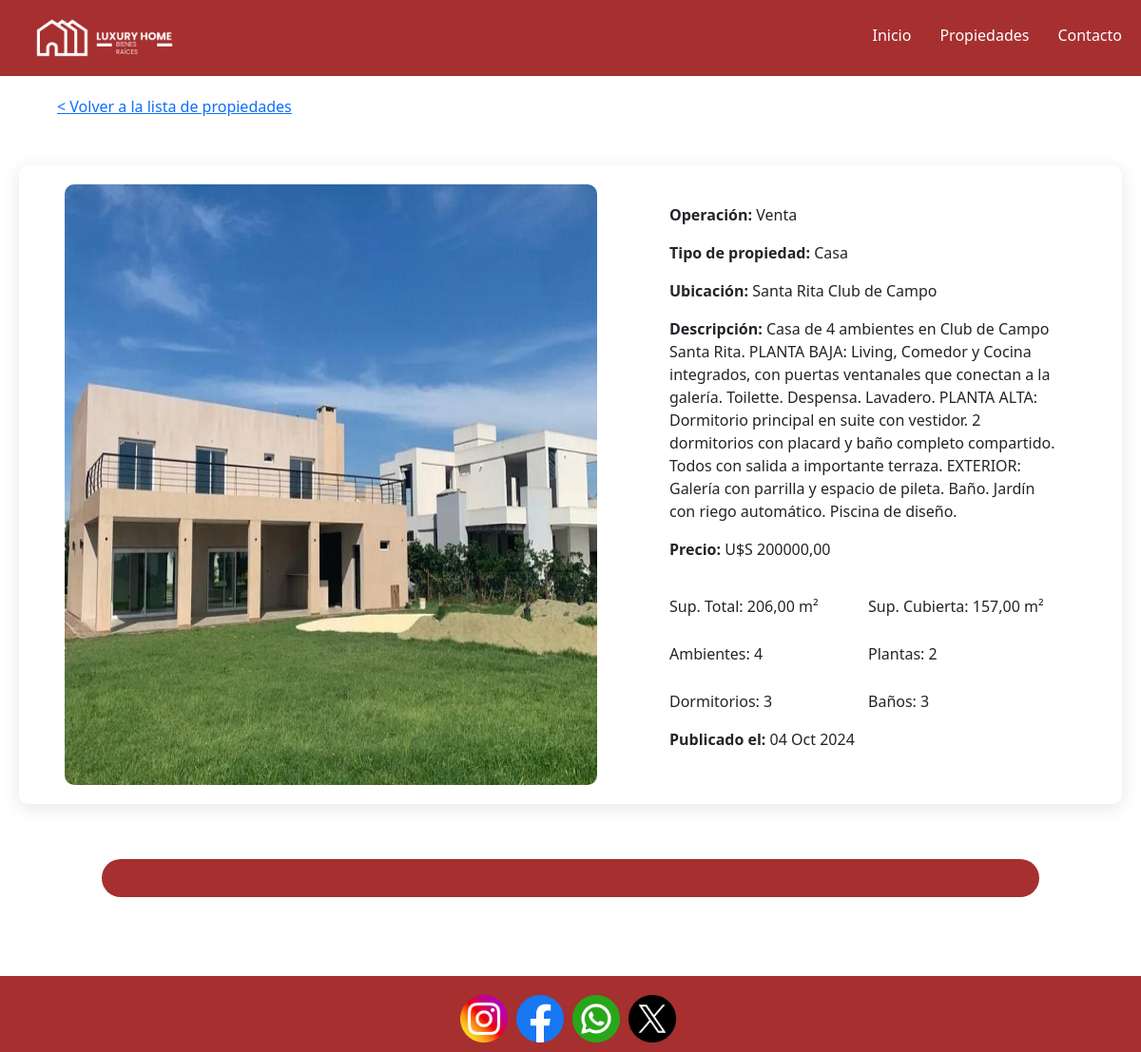
/detallesprop/1/, run on the app's committed database.
### App/models.py (models this page shows, shortened)
class Propiedad(models.Model):
    codigo = models.AutoField(primary_key=True)
    nombre = models.CharField(max_length=100, default='Casa')
    operacion = models.CharField(max_length=100)
    tipo = models.CharField(max_length=30)
    ubicacion = models.CharField(max_length=100)
    descripcion = models.TextField(null=True, blank=True)  # Ahora permite valores nulos o vacíos
    precio = models.DecimalField(max_digits=10, decimal_places=2)
    imagen = models.ImageField(upload_to="propiedades/", null=True, blank=True)
    superficie_total = models.DecimalField(max_digits=10, decimal_places=2)
    superficie_cubierta = models.DecimalField(max_digits=10, decimal_places=2)
    ambientes = models.IntegerField()
    plantas = models.IntegerField()
    dormitorios = models.IntegerField()
    baños = models.IntegerField()
    fecha_publicacion = models.DateTimeField(auto_now_add=True)
    mapa = models.URLField(max_length=500, null=True, blank=True)

### App/views.py (the view)
# urls.py: path('detallesprop/<int:codigo>/',detalles_propiedad,name='detallesprop'),
def detalles_propiedad(request, codigo):
    propiedad = get_object_or_404(Propiedad, codigo=codigo)
    return render(request, 'pages/detallesprop.html', {'propiedad': propiedad})

### App/templates/pages/detallesprop.html (shortened to what this page needs)
<!DOCTYPE html>
<html lang="es">
{% load static %}
<head>
    <link rel="stylesheet" href="{% static 'css/style.css' %}">
    <link href="https://cdn.jsdelivr.net/npm/bootstrap@5.3.3/dist/css/bootstrap.min.css" rel="stylesheet">
</head>
<body>
    <header class="encabezado">
        <a href="{% url 'inicio' %}"><img src="{% static 'img/index/logo.png' %}" alt="Logo" class="logotipo"></a>
        <nav class="menu_selectivo">
            <a href="{% url 'inicio' %}">Inicio</a>
            <a href="{% url 'propiedades' %}">Propiedades</a>
            <a href="#">Contacto</a>
        </nav>
    </header>
    <div  class="volver-atras">
        <a href="{% url 'inicio' %}">
            <span class="flecha"><</span> Volver a la lista de propiedades
        </a>
    </div>
    <main class="contenedor_general">
        <div class="detalle-propiedad">
            <img src="{{ propiedad.imagen.url }}" alt="Imagen de {{ propiedad.nombre }}" class="img-detalle">
            <div class="info-propiedad">
                <p><strong>Operación:</strong> {{ propiedad.operacion }}</p>
                <p><strong>Tipo de propiedad:</strong> {{ propiedad.tipo }}</p>
                <p><strong>Ubicación:</strong> {{ propiedad.ubicacion }}</p>
                <p><strong>Descripción:</strong> {{ propiedad.descripcion }}</p>
                <p><strong>Precio:</strong> U$S {{ propiedad.precio }}</p>
                <div class="detalle-icons">
                    <p>Sup. Total: {{ propiedad.superficie_total }} m²</p>
                    <p> Sup. Cubierta: {{ propiedad.superficie_cubierta }} m²</p>
                    <p>Ambientes: {{ propiedad.ambientes }}</p>
                    <p>Plantas: {{ propiedad.plantas }}</p>
                    <p> Dormitorios: {{ propiedad.dormitorios }}</p>
                    <p>Baños: {{ propiedad.baños }}</p>
                </div>
                <p><strong>Publicado el:</strong> {{ propiedad.fecha_publicacion|date:"d M Y" }}</p>
            </div>
        </div>
        <div class="ubicacion-container">
        </div>
    </main>
    <footer>
        <div class="footer">
            <img src="{% static 'img/index/ig.png' %}" alt="Instagram">
            <img src="{% static 'img/index/facebook.png' %}" alt="Facebook">
            <img src="{% static 'img/index/whatsapp.png' %}" alt="WhatsApp">
            <img src="{% static 'img/index/gorjeo.png' %}" alt="Twitter">
        </div>
    </footer>
</body>
</html>

### App/static/css/style.css (style rules this page uses)
* { margin: 0; padding: 0; box-sizing: border-box; }
body { font-family: Arial, sans-serif; background-color: #f4f4f4; color: white; }
.encabezado { height: 80px; background: #A62F2F; display: flex; justify-content: space-between; align-items: center; padding: 0 10px; }
.logotipo { width: 200px; height: auto; }
.menu_selectivo { line-height: 65px; display: flex; justify-content: space-between; gap: 20px; }
.menu_selectivo a { margin-right: 10px; text-decoration: none; font-size: 16px; color: #ffffff; padding-bottom: 5px; }
.contenedor_general { text-align: center; padding: 20px; }
.volver-atras { margin-left: 5%; margin-top: 20px; margin-bottom: 30px; }
.ubicacion-container { margin-top: 20px; background-color: #A62F2F; color: white; width: 85%; border-radius: 20px; padding: 20px; margin: auto; margin-top: 5%; margin-bottom: 5%; }
.detalle-propiedad { display: flex; justify-content: space-around; padding: 20px; background-color: #ffffff; border-radius: 10px; box-shadow: 0 4px 20px rgba(0, 0, 0, 0.1); }
.img-detalle { width: 50%; height: auto; border-radius: 10px; }
.info-propiedad { width: 40%; padding: 20px; display: flex; flex-direction: column; text-align: left; }
.detalle-icons { display: grid; grid-template-columns: 1fr 1fr; gap: 10px; margin-top: 20px; }
.detalle-icons p { display: flex; align-items: center; }
footer { margin-top: 5px; height: 80px; background-color: #A62F2F; display: flex; justify-content: center; }
footer img { margin-top: 20px; width: 50px; height: 50px; margin-right: 5px; }
.footer { justify-content: space-evenly; }

### data on the page
Propiedad: imagen (picture), operacion "Venta", tipo "Casa", ubicacion "Santa Rita Club de Campo", descripcion "Casa de 4 ambientes en Club de Campo Santa Rita. PLANTA BAJA: Living, Comedor y Cocina integrados, con puertas ventanales que conectan a la galería. Toilette. Despensa. Lavadero. PLANTA ALTA: Dormitorio principal en suite con vestidor. 2 dormitorios con placard y baño completo compartido. Todos con salida a importante terraza. EXTERIOR: Galería con parrilla y espacio de pileta. Baño. Jardín con riego automático. Piscina de diseño.", precio "200000,00", superficie_total "206,00", superficie_cubierta "157,00", ambientes "4", plantas "2", dormitorios "3", baños "3", fecha_publicacion "04 Oct 2024"
